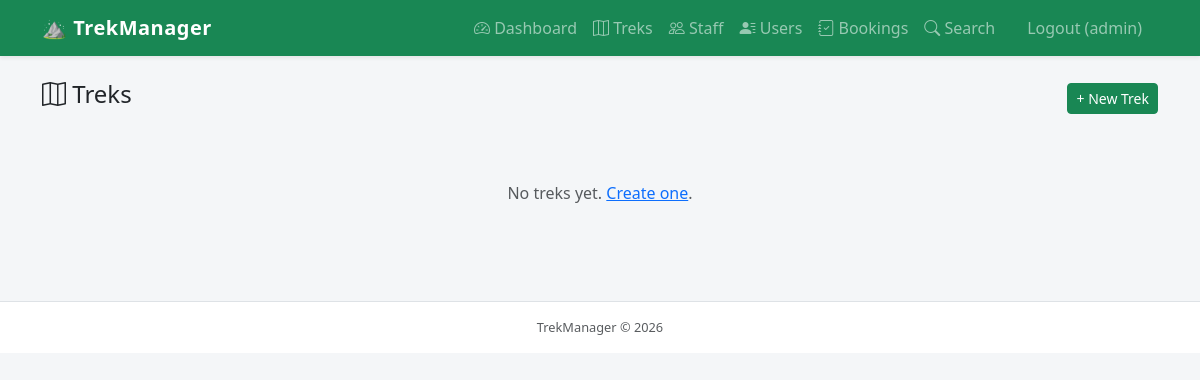
/admin/treks (signed in), run on an earlier commit of the app's database.
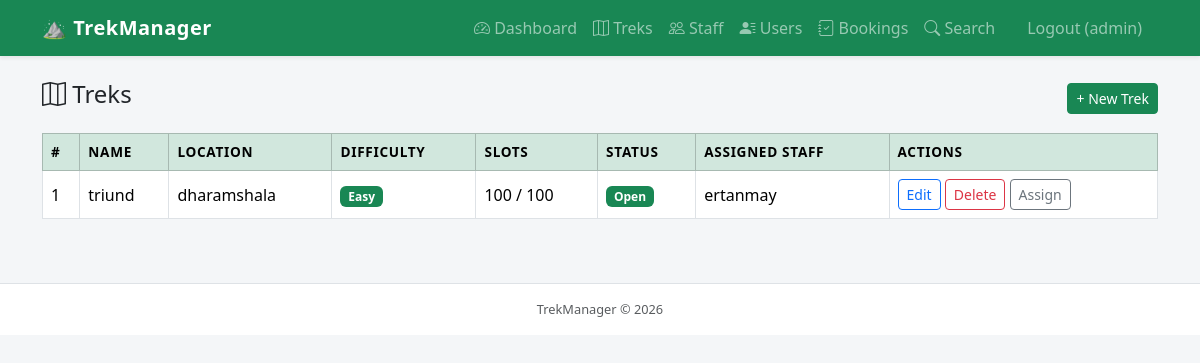
And on a later commit of the database.
### models.py (models this page shows, shortened)
class Trek(db.Model):
    id = db.Column(db.Integer, primary_key=True)
    name = db.Column(db.String(100), nullable=False)
    location = db.Column(db.String(100), nullable=False)
    difficulty = db.Column(db.String(20), nullable=False)  # Easy, Moderate, Hard
    duration = db.Column(db.Integer, nullable=False)  # in days
    total_slots = db.Column(db.Integer, nullable=False)
    available_slots = db.Column(db.Integer, nullable=False)
    status = db.Column(db.String(20), default='Pending')  # Pending, Open, Closed, Completed
    start_date = db.Column(db.Date, nullable=True)
    end_date = db.Column(db.Date, nullable=True)
    description = db.Column(db.Text, nullable=True)
    assigned_staff_id = db.Column(db.Integer, db.ForeignKey('user.id'), nullable=True)
    created_at = db.Column(db.DateTime, default=datetime.utcnow)
    assigned_staff = db.relationship('User', foreign_keys=[assigned_staff_id])
    bookings = db.relationship('Booking', backref='trek', lazy=True)

class User(UserMixin, db.Model):
    id = db.Column(db.Integer, primary_key=True)
    username = db.Column(db.String(80), unique=True, nullable=False)
    email = db.Column(db.String(120), unique=True, nullable=False)
    password_hash = db.Column(db.String(200), nullable=False)
    role = db.Column(db.String(20), nullable=False, default='user')  # admin, staff, user
    is_blacklisted = db.Column(db.Boolean, default=False)
    created_at = db.Column(db.DateTime, default=datetime.utcnow)
    bookings = db.relationship('Booking', backref='user', lazy=True)
    staff_profile = db.relationship('StaffProfile', backref='user', uselist=False)

### routes.py (the view)
@main.route('/admin/treks')
@admin_required
def admin_treks():
    approved_staff = User.query.filter_by(role='staff').join(StaffProfile).filter(StaffProfile.is_approved == True).all()
    treks = Trek.query.order_by(Trek.created_at.desc()).all()
    return render_template('admin/treks.html', treks=treks, staff_list=approved_staff)

### app.py (called while the page is built)
def create_app():
    app = Flask(__name__)
    app.config.from_object(Config)
    db.init_app(app)
    login_manager.init_app(app)
    with app.app_context():
        import models
        db.create_all()
        from create_admin import seed_admin
        seed_admin()
    @login_manager.user_loader
    def load_user(user_id):
        from models import User
        return db.session.get(User, int(user_id))
    from routes import main
    from api_routes import api
    app.register_blueprint(main)
    app.register_blueprint(api, url_prefix='/api')
    return app

### routes.py (called while the page is built)
def admin_required(f):
    @wraps(f)
    def decorated(*args, **kwargs):
        if not current_user.is_authenticated or current_user.role != 'admin':
            flash('Admin access required.', 'danger')
            return redirect(url_for('main.login'))
        return f(*args, **kwargs)
    return decorated

### templates/admin/treks.html (shortened to what this page needs)
{% extends 'base.html' %}
{% block content %}
<div class="d-flex justify-content-between align-items-center mb-3">
    <h4><i class="bi bi-map"></i> Treks</h4>
    <a href="{{ url_for('main.admin_create_trek') }}" class="btn btn-success btn-sm">+ New Trek</a>
</div>
{% if treks %}
<div class="table-responsive">
<table class="table table-hover table-bordered align-middle bg-white">
    <thead class="table-success">
        <tr>
            <th>#</th>
            <th>Name</th>
            <th>Location</th>
            <th>Difficulty</th>
            <th>Slots</th>
            <th>Status</th>
            <th>Assigned Staff</th>
            <th>Actions</th>
        </tr>
    </thead>
    <tbody>
    {% for trek in treks %}
        <tr>
            <td>{{ trek.id }}</td>
            <td>{{ trek.name }}</td>
            <td>{{ trek.location }}</td>
            <td>
                {% if trek.difficulty == 'Easy' %}<span class="badge bg-success">Easy</span>
                {% elif trek.difficulty == 'Moderate' %}<span class="badge bg-warning text-dark">Moderate</span>
                {% else %}<span class="badge bg-danger">Hard</span>{% endif %}
            </td>
            <td>{{ trek.available_slots }} / {{ trek.total_slots }}</td>
            <td>
                {% set sc = {'Pending':'secondary','Open':'success','Closed':'danger','Completed':'info'} %}
                <span class="badge bg-{{ sc.get(trek.status, 'secondary') }}">{{ trek.status }}</span>
            </td>
            <td>
                {% if trek.assigned_staff %}
                    {{ trek.assigned_staff.username }}
                {% else %}
                    <span class="text-muted">None</span>
                {% endif %}
            </td>
            <td>
                <a href="{{ url_for('main.admin_edit_trek', id=trek.id) }}" class="btn btn-sm btn-outline-primary">Edit</a>
                <form method="POST" action="{{ url_for('main.admin_delete_trek', id=trek.id) }}" class="d-inline"
                      onsubmit="return confirm('Delete this trek?')">
                    <button class="btn btn-sm btn-outline-danger">Delete</button>
                </form>
                <button class="btn btn-sm btn-outline-secondary" type="button"
                        data-bs-toggle="collapse" data-bs-target="#assign{{ trek.id }}">
                    Assign
                </button>
            </td>
        </tr>
    {% endfor %}
    </tbody>
</table>
</div>
{% else %}
<div class="text-center text-muted py-5">No treks yet. <a href="{{ url_for('main.admin_create_trek') }}">Create one</a>.</div>
{% endif %}
{% endblock %}

What changed in the data, as far as the page shows it:
added Trek: id "1", name "triund", location "dharamshala", difficulty "Easy", available_slots "100", total_slots "100", status "Open", assigned_staff.username "ertanmay"
Also different on the page:
text no longer shown: "No treks yet. Create one ."
text now shown: "# NAME LOCATION DIFFICULTY SLOTS STATUS ASSIGNED STAFF ACTIONS"
